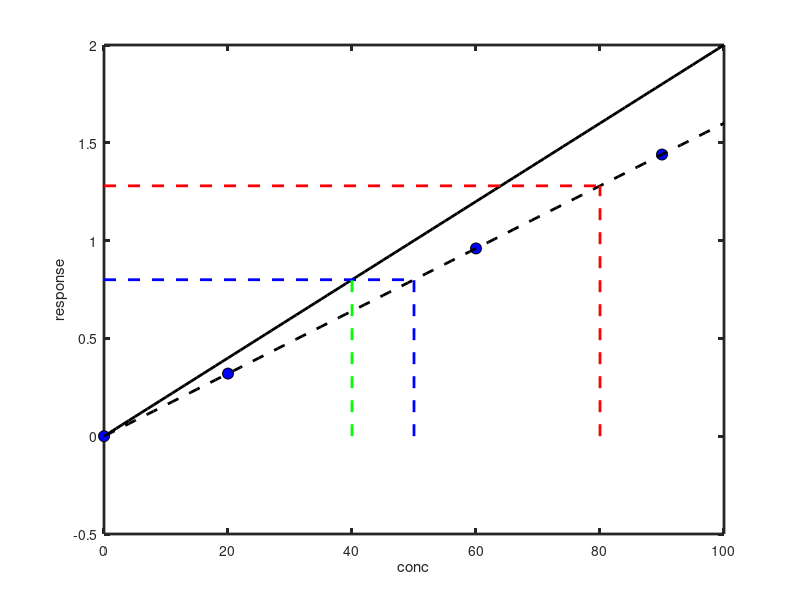

Here is the MATLAB script that generated this plot:
% start by showing the "true" instrument response.

slope = 0.02;  conc=0:1:100;

response = slope*conc;

plot(conc,response,'k','linewidth',2)
set(gca,'linewidth',2)
xlabel('conc'); ylabel('response')

%now prepare 4 calibration samples with -20% error
%so response corresponds to solutions with lower concentration then
%our targets

targetconc=[0 20 60 90];
trueconc=0.8*targetconc; % 20% too low

calibresponse = slope*trueconc;

hold on
plot(targetconc,calibresponse,'ko','markersize',8,'markerfacecolor','b')

% fit that line
param=polyfit(targetconc,calibresponse,1); fit=polyval(param,conc);
biasslope=param(1);  
plot(conc,fit,'k--','linewidth',2)

% now a spike. use 80.  let's see if we get back what we thought

spiketarget=80; spiketrue=0.8*spiketarget;  Rspike=slope*spiketrue;
plot([spiketarget spiketarget],[0 Rspike],'r--','linewidth',2)
plot([0 spiketarget],[Rspike Rspike],'r--','linewidth',2)

% recover the known value.  think everythign is fine.

%now run a known sample that is 40.  what do we recover.

SRM=40; RSRM=slope*SRM;
biasconcSRM=RSRM/biasslope;

plot([biasconcSRM biasconcSRM],[0 RSRM],'b--','linewidth',2)
plot([0 biasconcSRM],[RSRM RSRM],'b--','linewidth',2)
plot([SRM SRM],[0 RSRM],'g--','linewidth',2)
